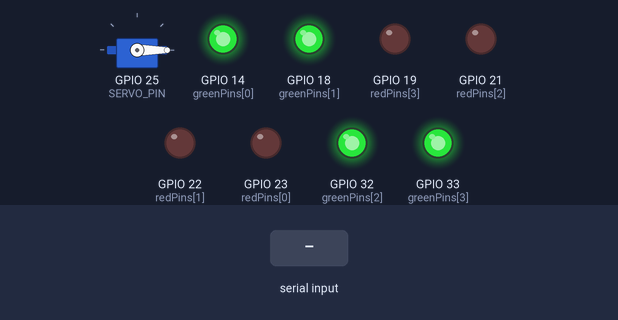
A sketch run on a simulated ESP32. On the bench: servo, output pins drawn as LEDs (lit = HIGH). The inputs (shaded band) are chosen by the test bench. WiFi joins after 1.5 s; servers stay silent unless stated; not simulated (calls return 0 or success): secrets.h; what the sketch prints to the serial monitor is not drawn.

Above: at 2.7 s.
2.8 s: "90,45,200,10\n" received over Serial
At 4.2 s:
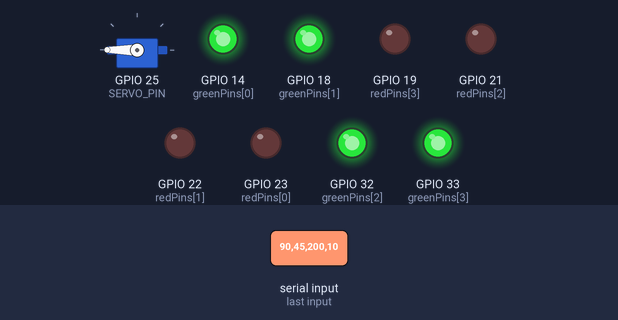
Timing chart, 0 to 5.8 s (numbered marks = the images above; inputs shaded):
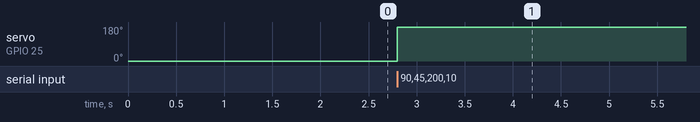

Measured:
- after the input at 2.8 s, servo on GPIO 25 (SERVO_PIN): 0° → 180° at once

The sketch:

main.ino
```cpp
/*
 * Smart Parking System — ESP32 WiFi + ThingSpeak + OTA
 * =====================================================
 * يجمع بين:
 *  - الكود الأصلي الشغّال (Serial + LEDs بالمنافذ الصحيحة)
 *  - إرسال مباشر لـ ThingSpeak عبر HTTPS (TLS)
 *  - تحديثات OTA (Over-The-Air)
 */

#include <WiFi.h>
#include <WiFiClientSecure.h>
#include <ArduinoOTA.h>
#include <ESP32Servo.h>
#include "secrets.h"

// ====================================================
// إعدادات ThingSpeak (المضيف والمنفذ — المفتاح في secrets.h)
// ====================================================
#define THINGSPEAK_HOST    "api.thingspeak.com"
#define THINGSPEAK_PORT    443

// ====================================================
// 8 منافذ معتمدة وشغالة 100% + منفذ السيرفو
// ====================================================
int redPins[4]   = {23, 22, 21, 19};
int greenPins[4] = {14, 18, 32, 33};

#define SERVO_PIN 25  // منفذ السيرفو موتور للبوابة
Servo gateServo;

// ====================================================
// حالة المواقف
// ====================================================
int currentStates[4]      = {0, 0, 0, 0};
bool newDataReady          = false;
unsigned long lastCloudSend = 0;
const unsigned long CLOUD_INTERVAL_MS = 15000; // 15 ثانية

WiFiClientSecure client;

// ====================================================
// setup()
// ====================================================
void setup() {
  Serial.begin(115200);
  Serial.setTimeout(10); // سرعة استجابة فائقة

  // تهيئة السيرفو (البوابة) — افتراضياً مفتوحة (0 درجة)
  gateServo.attach(SERVO_PIN);
  gateServo.write(0);

  // تهيئة المنافذ — افتراضياً كل المواقف خضراء (فارغة)
  for (int i = 0; i < 4; i++) {
    pinMode(redPins[i], OUTPUT);
    pinMode(greenPins[i], OUTPUT);
    digitalWrite(redPins[i], LOW);
    digitalWrite(greenPins[i], HIGH);
  }

  // الاتصال بـ WiFi
  connectWiFi();

  // إعداد OTA
  setupOTA();

  // TLS — نتجاوز التحقق من الشهادة (مناسب للمشاريع الطلابية)
  client.setInsecure();

  Serial.println("ESP32 READY");
}

// ====================================================
// loop()
// ====================================================
void loop() {
  // معالجة OTA أولاً
  ArduinoOTA.handle();

  // ====== قراءة Serial من Python (الكود الأصلي) ======
  if (Serial.available() > 0) {
    String data = Serial.readStringUntil('\n');
    data.trim();

    if (data.length() >= 7) { // "0,1,0,0" = 7 خانات
      int parsed = sscanf(data.c_str(), "%d,%d,%d,%d",
                          &currentStates[0], &currentStates[1],
                          &currentStates[2], &currentStates[3]);

      if (parsed == 4) {
        updateLEDs();
        newDataReady = true;
      }
    }
  }

  // ====== إرسال لـ ThingSpeak كل 15 ثانية ======
  unsigned long now = millis();
  if (newDataReady && (now - lastCloudSend >= CLOUD_INTERVAL_MS)) {
    if (WiFi.status() == WL_CONNECTED) {
      sendToThingSpeak();
      lastCloudSend = now;
      newDataReady  = false;
    } else {
      connectWiFi(); // إعادة الاتصال تلقائياً
    }
  }
}

// ====================================================
// updateLEDs() — تحديث إضاءة المصابيح والتحكم بالبوابة
// ====================================================
void updateLEDs() {
  int occupiedCount = 0;

  for (int i = 0; i < 4; i++) {
    if (currentStates[i] == 1) {
      digitalWrite(redPins[i], HIGH);
      digitalWrite(greenPins[i], LOW);
      occupiedCount++;
    } else {
      digitalWrite(redPins[i], LOW);
      digitalWrite(greenPins[i], HIGH);
    }
  }

  // التحكم بالـ Servo (البوابة):
  // إذا كانت جميع المواقف الـ 4 مشغولة (occupiedCount == 4) -> تتغلق البوابة (90 درجة)
  // إذا كان هناك أي موقف فارغ (0 أو 1 أو 2 أو 3) -> تنفتح البوابة (0 درجة)
  if (occupiedCount == 4) {
    gateServo.write(90); // إغلاق البوابة (ممتلئ بالكامل)
  } else {
    gateServo.write(180);  // فتح البوابة (يوجد موضع واحد على الأقل)
  }
}

// ====================================================
// sendToThingSpeak() — HTTPS مباشر من ESP32
// ====================================================
void sendToThingSpeak() {
  int occupied     = 0;
  for (int i = 0; i < 4; i++) occupied += currentStates[i];
  float occupancyPct = (occupied / 4.0) * 100.0;

  String url = "/update?api_key=" + String(THINGSPEAK_API_KEY) +
               "&field1=" + String(currentStates[0]) +
               "&field2=" + String(currentStates[1]) +
               "&field3=" + String(currentStates[2]) +
               "&field4=" + String(currentStates[3]) +
               "&field5=" + String(occupied) +
               "&field6=" + String(occupancyPct);

  Serial.print("Cloud -> ThingSpeak... ");

  if (!client.connect(THINGSPEAK_HOST, THINGSPEAK_PORT)) {
    Serial.println("FAILED (no connection)");
    return;
  }

  client.print("GET " + url + " HTTP/1.1\r\n");
  client.print("Host: " + String(THINGSPEAK_HOST) + "\r\n");
  client.print("Connection: close\r\n\r\n");

  unsigned long timeout = millis();
  while (client.connected() && millis() - timeout < 5000) {
    if (client.available()) {
      String line = client.readStringUntil('\n');
      if (line.startsWith("HTTP/1.1 200")) {
        Serial.println("OK");
      }
      break;
    }
  }
  client.stop();
}

// ====================================================
// connectWiFi()
// ====================================================
void connectWiFi() {
  if (WiFi.status() == WL_CONNECTED) return;

  Serial.print("WiFi connecting");
  WiFi.begin(WIFI_SSID, WIFI_PASSWORD);

  int attempts = 0;
  while (WiFi.status() != WL_CONNECTED && attempts < 20) {
    delay(500);
    Serial.print(".");
    attempts++;
  }

  if (WiFi.status() == WL_CONNECTED) {
    Serial.println(" OK | IP: " + WiFi.localIP().toString());
  } else {
    Serial.println(" FAILED — Serial mode only");
  }
}

// ====================================================
// setupOTA()
// ====================================================
void setupOTA() {
  ArduinoOTA.setHostname("SmartParking-ESP32");
  ArduinoOTA.setPassword(OTA_PASSWORD);

  ArduinoOTA.onStart([]()  { Serial.println("OTA Start..."); });
  ArduinoOTA.onEnd([]()    { Serial.println("\nOTA Done!"); });
  ArduinoOTA.onError([](ota_error_t error) {
    Serial.printf("OTA Error[%u]\n", error);
  });

  ArduinoOTA.begin();
  Serial.println("OTA Ready");
}
```
